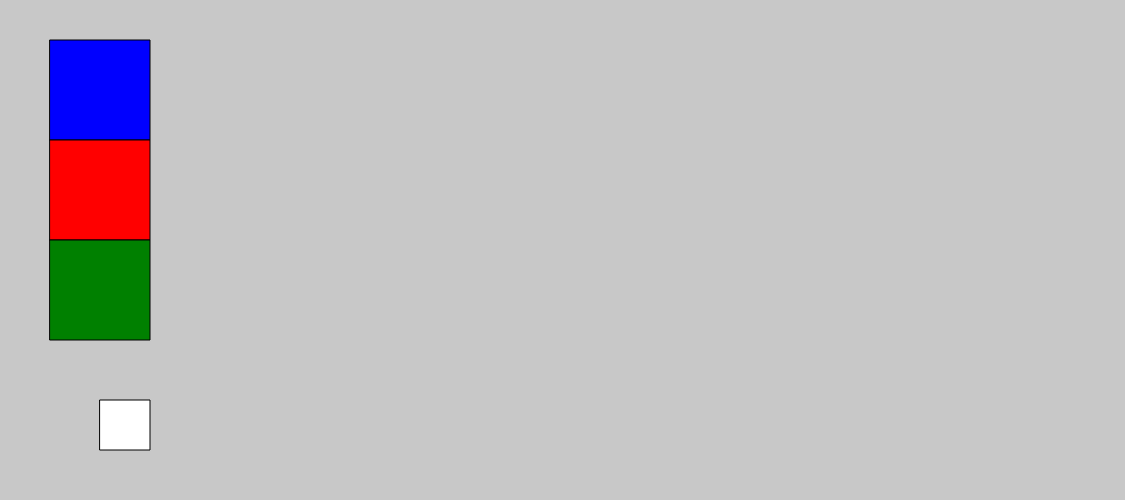
Frame 1 (no input)
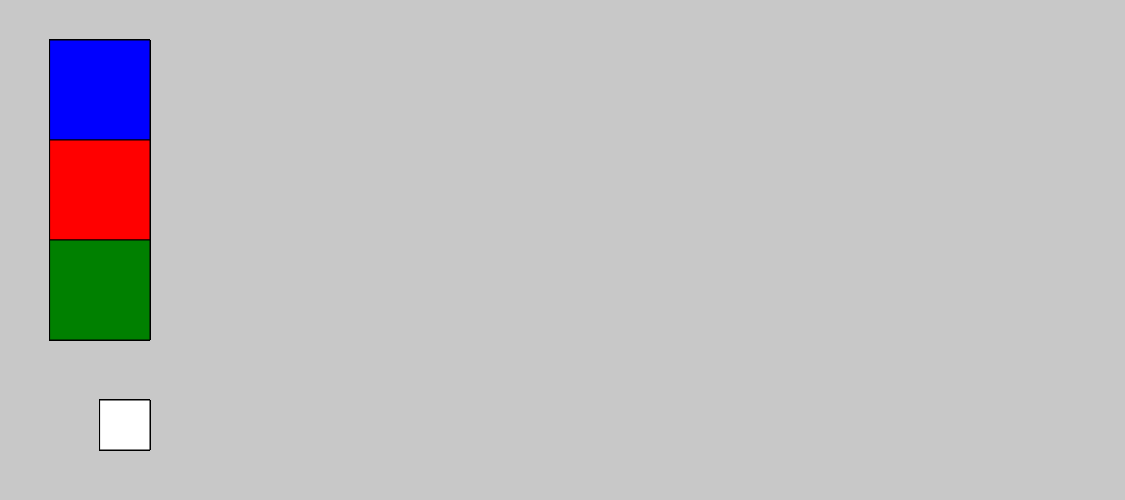
Frame 60 (no input)
Frame 120 (the mouse pressed at the canvas centre since frame 60): identical to frame 60, image omitted

The p5.js sketch that drew these frames (run headless with seeded random() and noise() and a simulated clock; from frame 60 on, the mouse is pressed at the canvas centre):

// p5.js sketch
// ── sketch.js
let c = "white";
function setup() {
    createCanvas(1125, 500);
    background(200);
}
function draw() {
    fill("blue");
    square(50, 40, 100);
    fill("red");
    square(50, 140, 100);
    fill("green");
    square(50, 240, 100);
    fill("white");
    square(100, 400, 50);
}
function mouseClicked() {
    if (mouseX > 50 && mouseX <= 140 && mouseY < 141 && mouseY > 40){
         c = "blue";
    } else if(mouseX > 50 && mouseX <= 230 && mouseY < 241 && mouseY < 341){
        c = "red";
    } else if(mouseX > 50 && mouseX <= 330 && mouseY < 341 && mouseY > 240){
        c = "green";
    }
    console.log(mouseX, mouseY);
    if (mouseX > 100 && mouseX <= 150 && mouseY < 450 && mouseY > 400){
        console.log("Resetting");
        reset();
    }
}
function mouseDragged() {
    fill(c);
   square(mouseX, mouseY, random(50))
}


function reset() {
    background(200);
}

// ── style.css
h1 {
    display: flex;
    justify-content: center;
    color: rgb(11, 11, 185);
    font-size: 50px;
    margin: 10px;
    background-color: crimson;
}
body {
    background-image: url("https://images.fabric.com/images/693/693/0427294.jpg")
}
canvas {
    margin-left: 60px;
}
